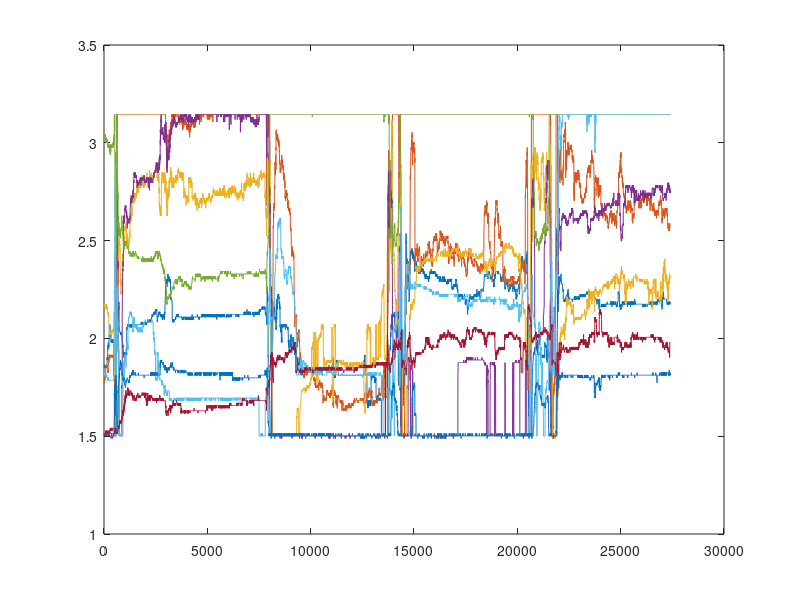

MATLAB code for this plot: (Note: this script raises an error after producing the figure.)
% Malthe extra data
extraData = load('MaltheNewData3.mat')
extraDatafsr = extraData.raw_data.open;
extraDatafsr = extraDatafsr.fsr_data;
plot(extraDatafsr)
%%
extraInterval = {[3200,4200],[4201,5201],[9800,10800],[10801,11801],[15300,16300],[16301,17301],[23000,24000],[24001,25001]}
cutExtraData = extract_and_plot_intervals(extraDatafsr,extraInterval);
for i = 1:8
    filename = sprintf('dataMaltheExtraDataClassNew2%01d.xls',i);
    xlswrite(filename, cutExtraData(:,:,i))
end
%% Malthe new data no load
newMaltheNoLoad = load('MaltheNoLoadNew.mat')
newMaltheNoLoadfsr = newMaltheNoLoad.raw_data.open;
newMaltheNoLoadfsr = newMaltheNoLoadfsr.fsr_data;

plot(newMaltheNoLoadfsr)
%% Malthe new data flexed no load
newIntervalsNoLoad = {[1,5000]}
cutNewMaltheNoLoadfsr = extract_and_plot_intervals(newMaltheNoLoadfsr,newIntervalsNoLoad);

filename = sprintf('dataNewMaltheNoLoadfsrFlexed.xls');
xlswrite(filename, cutNewMaltheNoLoadfsr(:,:,1))

%% Malthe new data Rest no load
newIntervalsNoLoadRest = {[7001,12000]}
cutNewMaltheNoLoadfsrRest = extract_and_plot_intervals(newMaltheNoLoadfsr,newIntervalsNoLoadRest);

filename = sprintf('dataNewMaltheNoLoadfsrRest.xls');
xlswrite(filename, cutNewMaltheNoLoadfsrRest(:,:,1))
%% Malthe new data load 1
newMaltheLoad = load('MaltheLoadNew.mat')
newMaltheLoadfsr = newMaltheLoad.raw_data.open;
newMaltheLoadfsr = newMaltheLoadfsr.fsr_data;

plot(newMaltheLoadfsr)
%% Malthe new data load 1 flexed
newIntervalsLoad = {[1,5000]}
cutNewMaltheLoadfsr = extract_and_plot_intervals(newMaltheLoadfsr,newIntervalsLoad);

filename = sprintf('dataNewMaltheLoadfsrFlexed.xls');
xlswrite(filename, cutNewMaltheLoadfsr(:,:,1))
%% Malthe new data load 1 rest
newIntervalsLoadRest = {[7001,12000]}
cutNewMaltheLoadfsrRest = extract_and_plot_intervals(newMaltheLoadfsr,newIntervalsLoadRest);

filename = sprintf('dataNewMaltheLoadfsrRest.xls');
xlswrite(filename, cutNewMaltheLoadfsrRest(:,:,1))
%% Malthe new data load 2
newMaltheLoad2 = load('MaltheLoad2New.mat')
newMaltheLoad2fsr = newMaltheLoad2.raw_data.open;
newMaltheLoad2fsr = newMaltheLoad2fsr.fsr_data;

plot(newMaltheLoad2fsr)
%% Malthe new data load 2 flexed
newIntervalsLoad2 = {[1,5000]}
cutNewMaltheLoad2fsr = extract_and_plot_intervals(newMaltheLoad2fsr,newIntervalsLoad2);

filename = sprintf('dataNewMaltheLoad2fsrFlexed.xls');
xlswrite(filename, cutNewMaltheLoad2fsr(:,:,1))
%% Malthe new data load 2 rest
newIntervalsLoad2Rest = {[9000,13000]}
cutNewMaltheLoad2fsrRest = extract_and_plot_intervals(newMaltheLoad2fsr,newIntervalsLoad2Rest);

filename = sprintf('dataNewMaltheLoad2fsrRest.xls');
xlswrite(filename, cutNewMaltheLoad2fsrRest(:,:,1))
%%
% Malthe Large Load
MaltheLargeLoad = load('MaltheLargePayload.mat');
MaltheLargeLoadfsr = MaltheLargeLoad.raw_data.open;
MaltheLargeLoadfsr = MaltheLargeLoadfsr.fsr_data;

plot(MaltheLargeLoadfsr)
%% Malthe Large load Extract xls files flexed
Intervalslarge1 = {[4200,6400],[9700,12400],[16000,18750],[21650,24100],[28200,31000],[34530,37000],[40481,42641],[46483,49384],[52714,55300],[58900,60900]}
cutMaltheLargeLoadfsr = extract_and_plot_intervals(MaltheLargeLoadfsr,Intervalslarge1);
for i = 1:10
    filename = sprintf('dataMaltheLargeLoadfsrFlexed%04d.xls',i);
    xlswrite(filename, cutMaltheLargeLoadfsr(:,:,i))
end
%% Malthe Large load Extract xls files rest
Intervalslarge2 = {[6500,9500],[12600,15600],[19000,21500],[26000,28000],[31500,34000],[37500,40000],[43500,46000],[50000,52500],[55500,58000]}
cutMaltheLargeLoadfsr = extract_and_plot_intervals(MaltheLargeLoadfsr,Intervalslarge2);
for i = 1:9
    filename = sprintf('dataMaltheLargeLoadfsrRest%04d.xls',i);
    xlswrite(filename, cutMaltheLargeLoadfsr(:,:,i))
end
%% Malthe no load
MaltheNoLoad = load('dataMaltheNoLoad.mat');

MaltheNoLoadfsr = MaltheNoLoad.raw_data.open;

MaltheNoLoadfsr = MaltheNoLoadfsr.fsr_data;

plot(MaltheNoLoadfsr)
%% Malthe no load Extract xls files flexed
Intervals = {[565,3117],[6346,9361],[12549,15348],[18617,21511],[24743,27567],[30742,33730],[36939,39912],[42995,45861],[49136,52030],[55343,58307]};
cutMaltheNoLoadfsr = extract_and_plot_intervals(MaltheNoLoadfsr, Intervals);
for i = 1:10
    filename = sprintf('dataMaltheNoLoadFlexed%04d.xls',i);
    xlswrite(filename, cutMaltheNoLoadfsr(:,:,i))
end

%% Malthe no load Extract xls files rest
Intervals1 = {[3157,6306],[9401,12509],[15408,18577],[21561,24703],[27607,30702],[33770,36899],[39952,42955],[45901,49096],[52070,55303],[58347,61100]};
cutMaltheNoLoadfsr = extract_and_plot_intervals(MaltheNoLoadfsr, Intervals1);
for i = 1:10
    filename = sprintf('dataMaltheNoLoadRest%04d.xls',i);
    xlswrite(filename, cutMaltheNoLoadfsr(:,:,i))
end

%% Louis No Load
LouisNoLoad = load('dataLouisNoLoad.mat');

LouisNoLoadfsr = LouisNoLoad.raw_data.open;

LouisNoLoadfsr = LouisNoLoadfsr.fsr_data;

plot(LouisNoLoadfsr)
%% Louis no load Extract xls files edges
Intervals12 = {[500,1000],[3000,3700],[6200,6800], [9000,9600],[12100,12700],[15300,15900],[18000,18600], [21400,22000],[24450,25050],[27700,28300]};
cutLouisNoLoadedgesfsr = extract_and_plot_intervals(LouisNoLoadfsr, Intervals11);
for i = 1:10
    filename = sprintf('dataLouisNoLoadedges%04d.xls',i);
    xlswrite(filename, cutLouisNoLoadedgesfsr(:,:,i))
end
%% Malthe Load
MaltheLoad = load('dataMaltheLoad.mat');

MaltheLoadfsr = MaltheLoad.raw_data.open;

MaltheLoadfsr = MaltheLoadfsr.fsr_data;

plot(MaltheLoadfsr)
%% Malthe load Extract xls files flexed
Intervals2 = {[1,2850],[6130,9140],[12473,15245], [18534, 21382],[24801,28002],[30921,33672],[37223,39869], [43432,46101],[49202,52077],[55301,58061]};
cutMaltheLoadfsr = extract_and_plot_intervals(MaltheLoadfsr, Intervals2);
for i = 1:10
    filename = sprintf('dataMaltheLoadFlexed%04d.xls',i);
    xlswrite(filename, cutMaltheLoadfsr(:,:,i))
end
%% Malthe load Extract xls files rest
Intervals3 = {[2900,6090],[9180,12400],[15300,18400], [21400,24400 ],[28202,30800],[33800,37000],[40000,43000], [46200,49000],[52200,55200],[58200,60900]};
cutMaltheLoadfsr = extract_and_plot_intervals(MaltheLoadfsr, Intervals3);
for i = 1:10
    filename = sprintf('dataMaltheLoadRest%04d.xls',i);
    xlswrite(filename, cutMaltheLoadfsr(:,:,i))
end
%% Louis Load
LouisLoad = load('dataLouisLoad.mat');

LouisLoadfsr = LouisLoad.raw_data.open;

LouisLoadfsr = LouisLoadfsr.fsr_data;

plot(LouisLoadfsr)
%% Louis load Extract xls files flexed
Intervals4 = {[566,3200],[6440,9427],[12711,15539], [18535,21617],[24841,27744],[30895,34012],[37059,40021], [43280,46199],[49221,52384],[55506,58756]};
cutLouisLoadfsr = extract_and_plot_intervals(LouisLoadfsr, Intervals4);
for i = 1:10
    filename = sprintf('dataLouisLoadFlexed%04d.xls',i);
    xlswrite(filename, cutLouisLoadfsr(:,:,i))
end
%% Louis load Extract xls files Rest
Intervals4 = {[3250,6300],[9500,12600],[15600,18400], [21700,24800],[27800,30800],[34100,37000],[40100,43200], [46300,49200],[52400,55400],[58800,61100]};
cutLouisLoadfsr = extract_and_plot_intervals(LouisLoadfsr, Intervals4);
for i = 1:10
    filename = sprintf('dataLouisLoadRest%04d.xls',i);
    xlswrite(filename, cutLouisLoadfsr(:,:,i))
end
%% Louis load Extract xls files edges
Intervals11 = {[1,566],[3200,3700],[6200,6800], [9300,9900],[12500,13000],[15400,15900],[18400,19000], [21500,22000],[24500,25000],[27700,28200]};
cutLouisLoadedgesfsr = extract_and_plot_intervals(LouisLoadfsr, Intervals11);
for i = 1:10
    filename = sprintf('dataLouisLoadedges%04d.xls',i);
    xlswrite(filename, cutLouisLoadedgesfsr(:,:,i))
end
%% Emil Load
EmilLoad = load('EmilLoad.mat');
EmilLoadfsr = EmilLoad.raw_data.open;
EmilLoadfsr = EmilLoadfsr.fsr_data;

plot(EmilLoadfsr)
%% Emil Load Extract xls files Flexed
Intervals5 ={[1259,5040],[9941,14046],[19151,23213],[28494,32594],[37722,41516],[46758,50857],[56115,59812],[65188,68902],[74422,78293],[83649,87481]};
cutEmilLoadfsr = extract_and_plot_intervals(EmilLoadfsr, Intervals5);
for i = 1:10
    filename = sprintf('dataEmilLoadFlexed%04d.xls',i);
    xlswrite(filename, cutEmilLoadfsr(:,:,i));
end
%% Emil Load Extract xls files Rest
Intervals6 ={[5100,9700],[14300,19000],[23400,28400],[32700,37600],[41600,46600],[51000,56000],[60000,65000],[69000,74300],[78500,83500],[87600,91760]};
cutEmilLoadfsr = extract_and_plot_intervals(EmilLoadfsr, Intervals6);
for i = 1:10
    filename = sprintf('dataEmilLoadRest%04d.xls',i);
    xlswrite(filename, cutEmilLoadfsr(:,:,i));
end
%% Emil No Load
EmilNoLoad = load('EmilNoLoad.mat');
EmilNoLoadfsr = EmilNoLoad.raw_data.open;
EmilNoLoadfsr = EmilNoLoadfsr.fsr_data;

plot(EmilNoLoadfsr)
%% Emil No Load Extract xls files Flexed
Intervals7 = {[462,4503],[9624,13781],[18685,22799],[27773,31989],[37114,41196],[46035,50337],[55341,59577],[64668,68856],[73908,78159],[82998,87264]};
cutEmilNoLoadfsr = extract_and_plot_intervals(EmilNoLoadfsr, Intervals7);
for i = 1:10
    filename = sprintf('dataEmilNoLoadFlexed%04d.xls',i);
    xlswrite(filename, cutEmilNoLoadfsr(:,:,i));
end
%% Emil No Load Extract xls files Rest
Intervals8 = {[4600,9600],[13900,18500],[22900,27500],[32000,37000],[41300,46000],[50300,55300],[59500,64500],[68900,73500],[78200,82500],[87400,91740]};
cutEmilNoLoadfsr = extract_and_plot_intervals(EmilNoLoadfsr, Intervals8);
for i = 1:10
    filename = sprintf('dataEmilNoLoadRest%04d.xls',i);
    xlswrite(filename, cutEmilNoLoadfsr(:,:,i));
end
%% Malthe Load rising edges
Intervals9 = {[2500,3000],[5600,6200],[8700,9500], [11500,12700],[15000,16000],[18000,18500],[21000,22000], [24000,25000],[27500,28500],[30000,31100]};
cutMaltheLoadedgesfsr = extract_and_plot_intervals(MaltheLoadfsr, Intervals9);
for i = 1:10
    filename = sprintf('dataMaltheLoadEdges%04d.xls',i);
    xlswrite(filename, cutMaltheLoadedgesfsr(:,:,i));
end
%% Malthe No Load rising edges
Intervals10 = {[2800,3500],[5900,6500],[9300,9800], [12000,12700],[15100,15600],[18000,18800],[21200,21800], [24300,24800],[27500,28200],[30000,30800]};
cutMaltheNoLoadedgesfsr = extract_and_plot_intervals(MaltheNoLoadfsr, Intervals10);
for i = 1:10
    filename = sprintf('dataMaltheNoLoadEdges%04d.xls',i);
    xlswrite(filename, cutMaltheNoLoadedgesfsr(:,:,i));
end

%% Extraction Function
function [extracted_intervals_array] = extract_and_plot_intervals(signals_array, intervals)
    % Define the desired sample size for each interval
    sample_size = 500;

    % Initialize a cell array to store the extracted intervals
    extracted_intervals = cell(length(intervals), 1);

    % Loop through each specified interval and extract it from the array
    for i = 1:length(intervals)
        start_idx = intervals{i}(1);
        end_idx = intervals{i}(2);

        interval_data = signals_array(start_idx:end_idx, :);

        % If the interval size is greater than the desired sample size,
        % downsample it to the desired size
        if size(interval_data, 1) > sample_size
            downsampled_idx = round(linspace(1, size(interval_data, 1), sample_size));
            interval_data = interval_data(downsampled_idx, :);
        end

        extracted_intervals{i} = interval_data;
    end

    % Convert the cell array of extracted intervals into a 3D array
    extracted_intervals_array = cat(3, extracted_intervals{:});

    % Plot the extracted intervals
    num_intervals = size(extracted_intervals_array, 3);
    num_plots = ceil(num_intervals / 5); % Each figure will contain up to 5 intervals
    for fig = 1:num_plots
        figure;
        for i = (5*(fig-1) + 1):min(5*fig, num_intervals)
            subplot(min(5, num_intervals - 5*(fig-1)), 1, i - 5*(fig-1));
            plot(extracted_intervals_array(:, :, i));
            title(['Interval ', num2str(i)]);
            xlabel('Sample');
            ylabel('Signal Value');
        end
    end
end
